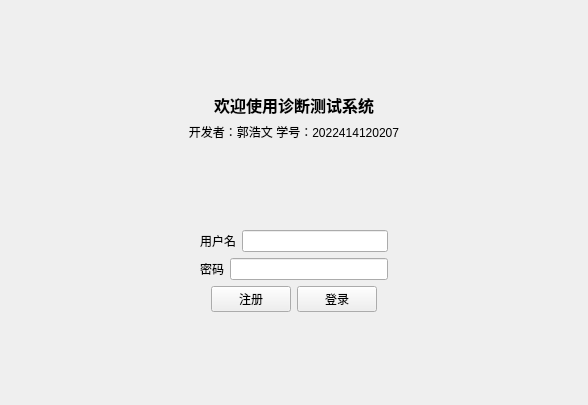
<?xml version="1.0" encoding="UTF-8"?>
<ui version="4.0">
 <class>loginview</class>
 <widget class="QWidget" name="loginview">
  <property name="geometry">
   <rect>
    <x>0</x>
    <y>0</y>
    <width>588</width>
    <height>405</height>
   </rect>
  </property>
  <property name="windowTitle">
   <string>登录</string>
  </property>
  <layout class="QVBoxLayout" name="verticalLayout_2">
   <item>
    <spacer name="verticalSpacer">
     <property name="orientation">
      <enum>Qt::Orientation::Vertical</enum>
     </property>
     <property name="sizeHint" stdset="0">
      <size>
       <width>20</width>
       <height>57</height>
      </size>
     </property>
    </spacer>
   </item>
   <item>
    <widget class="QLabel" name="label">
     <property name="font">
      <font>
       <pointsize>12</pointsize>
       <bold>true</bold>
      </font>
     </property>
     <property name="lineWidth">
      <number>1</number>
     </property>
     <property name="text">
      <string>欢迎使用诊断测试系统</string>
     </property>
     <property name="alignment">
      <set>Qt::AlignmentFlag::AlignCenter</set>
     </property>
    </widget>
   </item>
   <item>
    <widget class="QLabel" name="label_4">
     <property name="sizePolicy">
      <sizepolicy hsizetype="Preferred" vsizetype="Preferred">
       <horstretch>0</horstretch>
       <verstretch>0</verstretch>
      </sizepolicy>
     </property>
     <property name="text">
      <string>开发者：郭浩文 学号：2022414120207</string>
     </property>
     <property name="alignment">
      <set>Qt::AlignmentFlag::AlignCenter</set>
     </property>
    </widget>
   </item>
   <item>
    <spacer name="verticalSpacer_2">
     <property name="orientation">
      <enum>Qt::Orientation::Vertical</enum>
     </property>
     <property name="sizeHint" stdset="0">
      <size>
       <width>20</width>
       <height>57</height>
      </size>
     </property>
    </spacer>
   </item>
   <item>
    <layout class="QHBoxLayout" name="horizontalLayout_4">
     <item>
      <spacer name="horizontalSpacer">
       <property name="orientation">
        <enum>Qt::Orientation::Horizontal</enum>
       </property>
       <property name="sizeHint" stdset="0">
        <size>
         <width>40</width>
         <height>20</height>
        </size>
       </property>
      </spacer>
     </item>
     <item>
      <layout class="QVBoxLayout" name="verticalLayout">
       <item>
        <layout class="QHBoxLayout" name="horizontalLayout_2">
         <item>
          <widget class="QLabel" name="label_2">
           <property name="text">
            <string>用户名</string>
           </property>
          </widget>
         </item>
         <item>
          <widget class="QLineEdit" name="inputUserName"/>
         </item>
        </layout>
       </item>
       <item>
        <layout class="QHBoxLayout" name="horizontalLayout_3">
         <item>
          <widget class="QLabel" name="label_3">
           <property name="text">
            <string>密码</string>
           </property>
          </widget>
         </item>
         <item>
          <widget class="QLineEdit" name="InputUserPassword">
           <property name="echoMode">
            <enum>QLineEdit::EchoMode::Password</enum>
           </property>
          </widget>
         </item>
        </layout>
       </item>
      </layout>
     </item>
     <item>
      <spacer name="horizontalSpacer_2">
       <property name="orientation">
        <enum>Qt::Orientation::Horizontal</enum>
       </property>
       <property name="sizeHint" stdset="0">
        <size>
         <width>40</width>
         <height>20</height>
        </size>
       </property>
      </spacer>
     </item>
    </layout>
   </item>
   <item>
    <layout class="QHBoxLayout" name="horizontalLayout_5">
     <item>
      <spacer name="horizontalSpacer_3">
       <property name="orientation">
        <enum>Qt::Orientation::Horizontal</enum>
       </property>
       <property name="sizeHint" stdset="0">
        <size>
         <width>40</width>
         <height>20</height>
        </size>
       </property>
      </spacer>
     </item>
     <item>
      <layout class="QHBoxLayout" name="horizontalLayout">
       <item>
        <widget class="QPushButton" name="btSignup">
         <property name="text">
          <string>注册</string>
         </property>
        </widget>
       </item>
       <item>
        <widget class="QPushButton" name="btSignin">
         <property name="text">
          <string>登录</string>
         </property>
        </widget>
       </item>
      </layout>
     </item>
     <item>
      <spacer name="horizontalSpacer_4">
       <property name="orientation">
        <enum>Qt::Orientation::Horizontal</enum>
       </property>
       <property name="sizeHint" stdset="0">
        <size>
         <width>40</width>
         <height>20</height>
        </size>
       </property>
      </spacer>
     </item>
    </layout>
   </item>
   <item>
    <spacer name="verticalSpacer_3">
     <property name="orientation">
      <enum>Qt::Orientation::Vertical</enum>
     </property>
     <property name="sizeHint" stdset="0">
      <size>
       <width>20</width>
       <height>57</height>
      </size>
     </property>
    </spacer>
   </item>
  </layout>
 </widget>
 <resources/>
 <connections/>
</ui>
